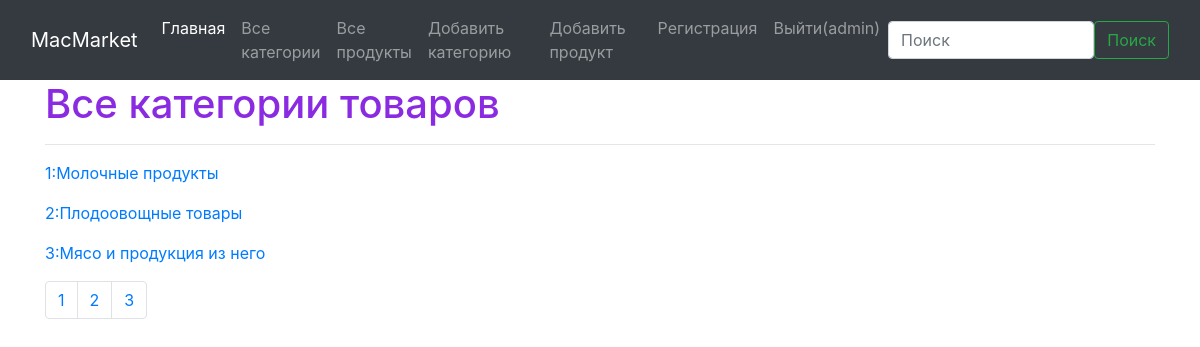
/product/ (signed in), run on the app's committed database.
### homework/models.py (models this page shows, shortened)
class Category(models.Model):
    class Meta:
        verbose_name = 'категория'
        verbose_name_plural = 'категории'
    name = models.CharField(max_length=100, verbose_name='название')

### homework/views.py (the view)
# urls.py: path('product/', views.get_all_product),
def get_all_product(request):
    word = request.GET.get('search', '')
    page = int(request.GET.get('page', 1))
    category = Category.objects.filter(name__contains=word)
    count = category.count()
    print(count // PAGE_SIZE)
    if count % PAGE_SIZE == 0:
        buttons = count // PAGE_SIZE
    else:
        buttons = count // PAGE_SIZE + 1
        print([i for i in range(1, buttons + 1)])
    start = (page - 1) * PAGE_SIZE
    end = page * PAGE_SIZE
    data = {
        'all_product': category[start:end],
        'username': auth.get_user(request).username,
        'buttons': [i for i in range(1, buttons + 1)]
    }
    return render(request, 'product.html', context=data)

### templates/product.html
{% extends 'layout.html' %}
{% block content %}
    <h1 style="color: blueviolet">Все категории товаров</h1>
    <hr>
    {% for i in all_product %}
        <a href="/product/{{ i.id }}/">
            <p>{{ i.id }}:{{ i.name }}</p>
        </a>
    {% endfor %}
       <nav aria-label="Page navigation example">
        <ul class="pagination">
            {% for button in buttons %}
                <li class="page-item"><a class="page-link" href="/product/?page={{ button }}">{{ button }}</a>
                </li>
            {% endfor %}
        </ul>
    </nav>
{% endblock %}

### templates/layout.html (shortened to what this page needs)
{% load static %}
<!DOCTYPE html>
<html lang="en">
<head>
    <link rel="stylesheet" type="text/css" href="{% static 'css/style.css' %}"/>
    <link rel="stylesheet" href="https://cdn.jsdelivr.net/npm/bootstrap@4.6.0/dist/css/bootstrap.min.css">
</head>
<body>
<nav class="navbar navbar-expand-lg navbar-dark bg-dark">
  <div class="container-fluid">
    <a class="navbar-brand" href="/">MacMarket</a>
    <div class="collapse navbar-collapse" id="navbarSupportedContent">
      <ul class="navbar-nav me-auto mb-2 mb-lg-0">
        <li class="nav-item">
          <a class="nav-link active" aria-current="page" href="/">Главная </a>
        </li>
        <li class="nav-item">
          <a class="nav-link" href="/product/">Все категории</a>
        </li>
      <li class="nav-item">
          <a class="nav-link" href="/products/">Все продукты</a>
        </li>
           <li class="nav-item">
          <a class="nav-link" href="/add_product/">Добавить категорию</a>
        </li>
       <li class="nav-item">
          <a class="nav-link" href="/add_products/">Добавить продукт</a>
        </li>
          <li class="nav-item">
          <a class="nav-link" href="/register/">Регистрация</a>
        </li>
          {% if username %}
              <li class="nav-item">
          <a class="nav-link" href="/logout/">Выйти({{ username }})</a>
        </li>
          {% else %}
              <li class="nav-item">
          <a class="nav-link" href="/login/">Войти</a>
        </li>
          {% endif %}
      </ul>
      <form class="d-flex" action="" method="get">
        <input class="form-control me-2" name="search" type="поиск" placeholder="Поиск" aria-label="Search">
        <button class="btn btn-outline-success" type="submit">Поиск</button>
      </form>
    </div>
</nav>
<div class="container" style="text-align: left">
{% block content %}
{% endblock %}
</div>
</body>
</html>

### static/css/style.css (style rules this page uses)
body { background: #fdc0ff; }

### data on the page
Category: id "1", name "Молочные продукты"
Category: id "2", name "Плодоовощные товары"
Category: id "3", name "Мясо и продукция из него"

### other printed values
{{ username }} "admin"
{{ button }} "1" "2" "3"
